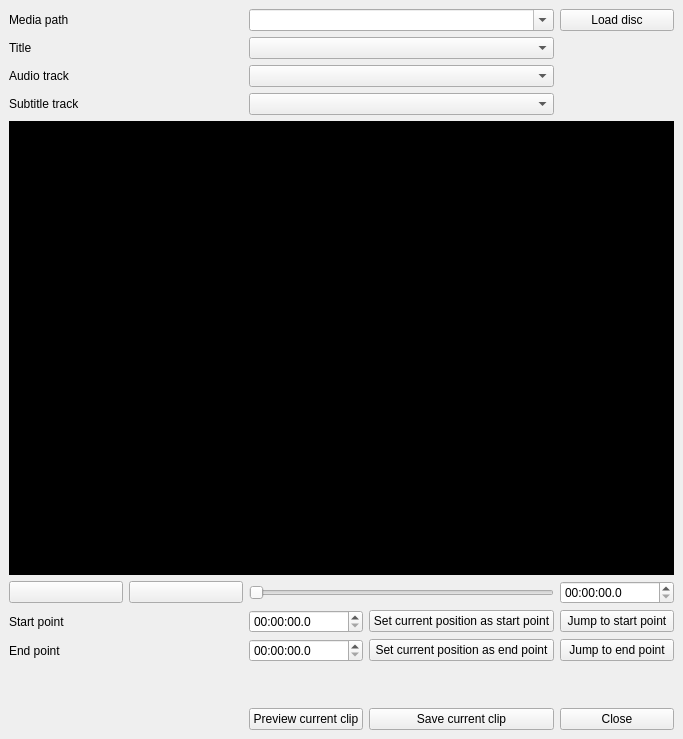
<?xml version="1.0" encoding="UTF-8"?>
<ui version="4.0">
 <class>MediaClipSelector</class>
 <widget class="QMainWindow" name="MediaClipSelector">
  <property name="geometry">
   <rect>
    <x>0</x>
    <y>0</y>
    <width>683</width>
    <height>739</height>
   </rect>
  </property>
  <property name="sizePolicy">
   <sizepolicy hsizetype="MinimumExpanding" vsizetype="MinimumExpanding">
    <horstretch>0</horstretch>
    <verstretch>0</verstretch>
   </sizepolicy>
  </property>
  <property name="minimumSize">
   <size>
    <width>683</width>
    <height>686</height>
   </size>
  </property>
  <property name="focusPolicy">
   <enum>Qt::NoFocus</enum>
  </property>
  <property name="windowTitle">
   <string>Select media clip</string>
  </property>
  <property name="autoFillBackground">
   <bool>false</bool>
  </property>
  <property name="inputMethodHints">
   <set>Qt::ImhNone</set>
  </property>
  <widget class="QWidget" name="centralwidget">
   <property name="sizePolicy">
    <sizepolicy hsizetype="MinimumExpanding" vsizetype="MinimumExpanding">
     <horstretch>0</horstretch>
     <verstretch>0</verstretch>
    </sizepolicy>
   </property>
   <layout class="QGridLayout" name="gridLayout">
    <item row="10" column="4">
     <widget class="QPushButton" name="close_pushbutton">
      <property name="enabled">
       <bool>true</bool>
      </property>
      <property name="text">
       <string>Close</string>
      </property>
     </widget>
    </item>
    <item row="6" column="1">
     <widget class="QPushButton" name="pause_pushbutton">
      <property name="enabled">
       <bool>true</bool>
      </property>
      <property name="text">
       <string/>
      </property>
      <property name="icon">
       <iconset>
        <normaloff>../images/media_playback_pause.png</normaloff>../images/media_playback_pause.png</iconset>
      </property>
     </widget>
    </item>
    <item row="6" column="0">
     <widget class="QPushButton" name="play_pushbutton">
      <property name="enabled">
       <bool>true</bool>
      </property>
      <property name="text">
       <string/>
      </property>
      <property name="icon">
       <iconset>
        <normaloff>../images/media_playback_start.png</normaloff>../images/media_playback_start.png</iconset>
      </property>
     </widget>
    </item>
    <item row="0" column="0" colspan="2">
     <widget class="QLabel" name="media_path_label">
      <property name="enabled">
       <bool>true</bool>
      </property>
      <property name="text">
       <string>Media path</string>
      </property>
     </widget>
    </item>
    <item row="10" column="2">
     <widget class="QPushButton" name="preview_pushbutton">
      <property name="enabled">
       <bool>true</bool>
      </property>
      <property name="text">
       <string>Preview current clip</string>
      </property>
     </widget>
    </item>
    <item row="7" column="0" colspan="2">
     <widget class="QLabel" name="start_point_label">
      <property name="enabled">
       <bool>true</bool>
      </property>
      <property name="text">
       <string>Start point</string>
      </property>
     </widget>
    </item>
    <item row="9" column="3">
     <spacer name="verticalSpacer">
      <property name="orientation">
       <enum>Qt::Vertical</enum>
      </property>
      <property name="sizeType">
       <enum>QSizePolicy::Minimum</enum>
      </property>
      <property name="sizeHint" stdset="0">
       <size>
        <width>20</width>
        <height>40</height>
       </size>
      </property>
     </spacer>
    </item>
    <item row="7" column="2">
     <widget class="QTimeEdit" name="start_timeedit">
      <property name="enabled">
       <bool>true</bool>
      </property>
      <property name="displayFormat">
       <string>HH:mm:ss.z</string>
      </property>
     </widget>
    </item>
    <item row="8" column="4">
     <widget class="QPushButton" name="jump_end_pushbutton">
      <property name="enabled">
       <bool>true</bool>
      </property>
      <property name="text">
       <string>Jump to end point</string>
      </property>
     </widget>
    </item>
    <item row="4" column="0" colspan="2">
     <widget class="QLabel" name="subtitle_track_label">
      <property name="enabled">
       <bool>true</bool>
      </property>
      <property name="text">
       <string>Subtitle track</string>
      </property>
     </widget>
    </item>
    <item row="8" column="3">
     <widget class="QPushButton" name="set_end_pushbutton">
      <property name="enabled">
       <bool>true</bool>
      </property>
      <property name="text">
       <string>Set current position as end point</string>
      </property>
     </widget>
    </item>
    <item row="7" column="3">
     <widget class="QPushButton" name="set_start_pushbutton">
      <property name="enabled">
       <bool>true</bool>
      </property>
      <property name="text">
       <string>Set current position as start point</string>
      </property>
     </widget>
    </item>
    <item row="3" column="0" colspan="2">
     <widget class="QLabel" name="audio_track_label">
      <property name="enabled">
       <bool>true</bool>
      </property>
      <property name="text">
       <string>Audio track</string>
      </property>
     </widget>
    </item>
    <item row="0" column="4">
     <widget class="QPushButton" name="load_disc_pushbutton">
      <property name="enabled">
       <bool>true</bool>
      </property>
      <property name="text">
       <string>Load disc</string>
      </property>
     </widget>
    </item>
    <item row="6" column="4">
     <widget class="QTimeEdit" name="media_position_timeedit">
      <property name="enabled">
       <bool>true</bool>
      </property>
      <property name="displayFormat">
       <string>HH:mm:ss.z</string>
      </property>
     </widget>
    </item>
    <item row="8" column="0">
     <widget class="QLabel" name="end_point_label">
      <property name="enabled">
       <bool>true</bool>
      </property>
      <property name="text">
       <string>End point</string>
      </property>
     </widget>
    </item>
    <item row="7" column="4">
     <widget class="QPushButton" name="jump_start_pushbutton">
      <property name="enabled">
       <bool>true</bool>
      </property>
      <property name="text">
       <string>Jump to start point</string>
      </property>
     </widget>
    </item>
    <item row="8" column="2">
     <widget class="QTimeEdit" name="end_timeedit">
      <property name="enabled">
       <bool>true</bool>
      </property>
      <property name="displayFormat">
       <string>HH:mm:ss.z</string>
      </property>
     </widget>
    </item>
    <item row="2" column="0">
     <widget class="QLabel" name="title_label">
      <property name="enabled">
       <bool>true</bool>
      </property>
      <property name="text">
       <string>Title</string>
      </property>
     </widget>
    </item>
    <item row="10" column="3">
     <widget class="QPushButton" name="save_pushbutton">
      <property name="enabled">
       <bool>true</bool>
      </property>
      <property name="text">
       <string>Save current clip</string>
      </property>
     </widget>
    </item>
    <item row="0" column="2" colspan="2">
     <widget class="QComboBox" name="media_path_combobox">
      <property name="enabled">
       <bool>true</bool>
      </property>
      <property name="sizePolicy">
       <sizepolicy hsizetype="Preferred" vsizetype="Fixed">
        <horstretch>0</horstretch>
        <verstretch>0</verstretch>
       </sizepolicy>
      </property>
      <property name="editable">
       <bool>true</bool>
      </property>
     </widget>
    </item>
    <item row="6" column="2" colspan="2">
     <widget class="QSlider" name="position_horizontalslider">
      <property name="enabled">
       <bool>true</bool>
      </property>
      <property name="tracking">
       <bool>false</bool>
      </property>
      <property name="orientation">
       <enum>Qt::Horizontal</enum>
      </property>
      <property name="invertedAppearance">
       <bool>false</bool>
      </property>
     </widget>
    </item>
    <item row="2" column="2" colspan="2">
     <widget class="QComboBox" name="title_combo_box">
      <property name="enabled">
       <bool>true</bool>
      </property>
      <property name="currentText" stdset="0">
       <string/>
      </property>
     </widget>
    </item>
    <item row="3" column="2" colspan="2">
     <widget class="QComboBox" name="audio_tracks_combobox">
      <property name="enabled">
       <bool>true</bool>
      </property>
     </widget>
    </item>
    <item row="4" column="2" colspan="2">
     <widget class="QComboBox" name="subtitle_tracks_combobox">
      <property name="enabled">
       <bool>true</bool>
      </property>
     </widget>
    </item>
    <item row="5" column="0" colspan="5">
     <widget class="QFrame" name="media_view_frame">
      <property name="minimumSize">
       <size>
        <width>665</width>
        <height>375</height>
       </size>
      </property>
      <property name="styleSheet">
       <string notr="true">background-color:black;</string>
      </property>
      <property name="frameShape">
       <enum>QFrame::StyledPanel</enum>
      </property>
      <property name="frameShadow">
       <enum>QFrame::Raised</enum>
      </property>
     </widget>
    </item>
   </layout>
  </widget>
 </widget>
 <tabstops>
  <tabstop>media_path_combobox</tabstop>
  <tabstop>load_disc_pushbutton</tabstop>
  <tabstop>title_combo_box</tabstop>
  <tabstop>audio_tracks_combobox</tabstop>
  <tabstop>subtitle_tracks_combobox</tabstop>
  <tabstop>play_pushbutton</tabstop>
  <tabstop>pause_pushbutton</tabstop>
  <tabstop>position_horizontalslider</tabstop>
  <tabstop>media_position_timeedit</tabstop>
  <tabstop>start_timeedit</tabstop>
  <tabstop>set_start_pushbutton</tabstop>
  <tabstop>jump_start_pushbutton</tabstop>
  <tabstop>end_timeedit</tabstop>
  <tabstop>set_end_pushbutton</tabstop>
  <tabstop>jump_end_pushbutton</tabstop>
  <tabstop>preview_pushbutton</tabstop>
  <tabstop>save_pushbutton</tabstop>
  <tabstop>close_pushbutton</tabstop>
 </tabstops>
 <resources/>
 <connections/>
</ui>
